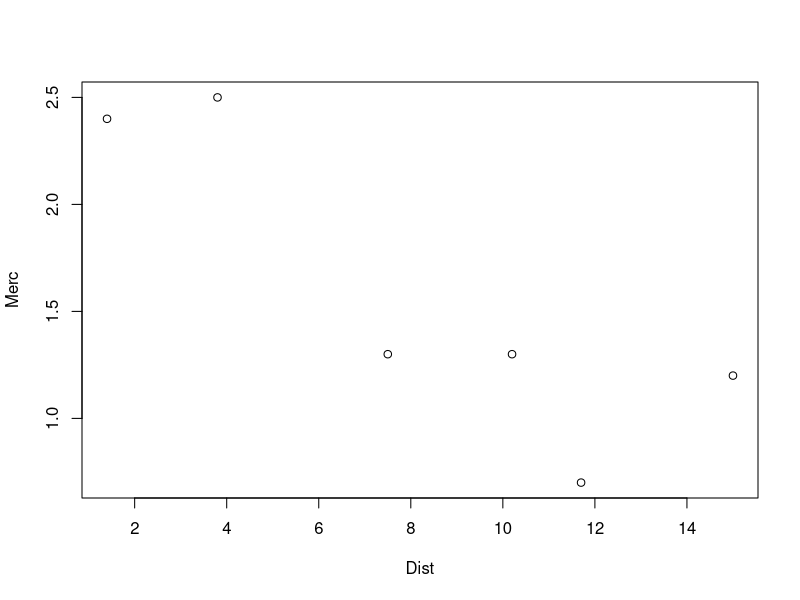
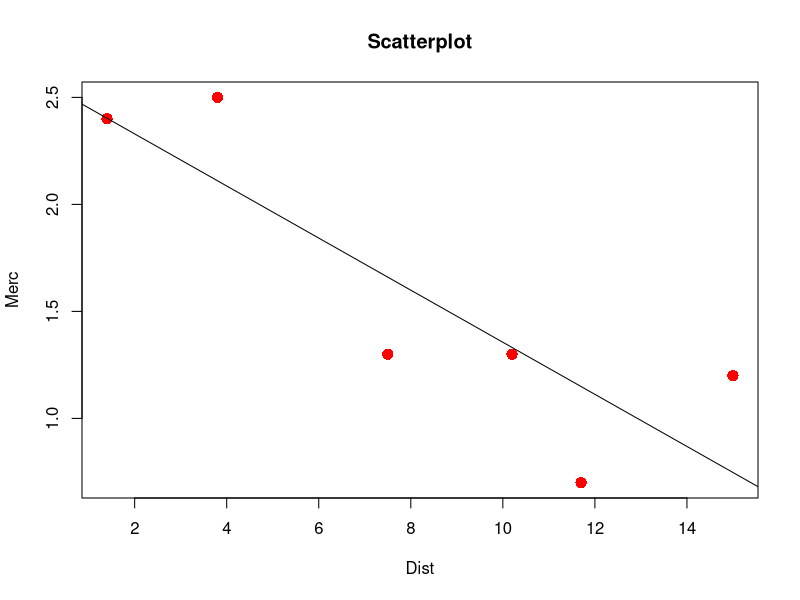

These charts were generated, in order, by the following R code: (Note: this script raises an error after producing the figures.)
# Lab A (Week 1)

X = c(0.07, 0.07,0.08,0.07,0.07,0.08,0.08,0.09,0.08)

###################

# Lab B

UVSA = c(84.63,84.38,84.08,84.41,83.82,83.90,84.17) 
NIRS = c(83.15,83.72,83.84,84.20,83.92,84.16, 84.02)

t.test(UVSA)
t.test(UVSA, conf.level = 0.95)

t.test(UVSA, conf.level = 0.99)
t.test(NIRS)
t.test(NIRS, conf.level = 0.95)
t.test(NIRS, conf.level = 0.99)

CWdiff = UVSA - NIRS

t.test(UVSA, NIRS, paired= TRUE)
###################
# Lab C
Dist = c(1.4,3.8,7.5,10.2,11.7,15.0)
Merc = c(2.4,2.5,1.3,1.3,0.7,1.2)
# compute the correlation coefficient
cor(Dist, Merc)
cor.test(Dist,Merc)
# create a scatterplot
plot(Dist, Merc)
#--------------------------------------------#
# create a linear model
myModel = lm(Merc~Dist)
summary(myModel)
coef(myModel)
# enhanced scatterplot
plot(Dist, Merc, pch=16, col='red', cex=1.5)
title('Scatterplot')
abline(coef(myModel))
#This adds a line to the scatterplot

#--------------------------------------------#
# Little Trick
# What does this line of code do?
1:5
#and this one?
(1:5)*2
Gluc = c(0,2,4,5,8,10)
Abs1 = c(0.002,0.150,0.294,0.434,0.570,0.704)


#--------------------------------------------#
Conc = c(10,15,20,25,30,0,5)
Abs2 = c(0.251,0.390,0.498,0.625,0.763,0.003,0.127)
# hint: fit a regression model
# Call it something like 'RegModel' or 'myNewModel2'
# use the commands summary(), coef() and confint()



#--------------------------------------------#
Gold = c(30,40,50,60,70,0,10,20)
Absrb= c(0.413,0.468,0.528,0.574,0.635,0.257,0.314,0.364)
lm(Absrb ~ Gold)
summary(lm(Absrb ~ Gold))
# look at summary output for asterisk signs

# Lab D

Taste = c(12.3, 20.9, 39, 47.9, 5.6, 25.9, 37.3, 21.9, 18.1, 21, 34.9, 
57.2, 0.7, 25.9, 54.9, 40.9, 15.9, 6.4, 18, 38.9, 14, 15.2, 32, 
56.7, 16.8, 11.6, 26.5, 0.7, 13.4, 5.5);
Lactic = c(0.86, 1.53, 1.57, 1.81, 0.99, 1.09, 1.29, 1.78, 1.29, 1.58, 
1.68, 1.9, 1.06, 1.3, 1.52, 1.74, 1.16, 1.49, 1.63, 1.99, 1.15, 
1.33, 1.44, 2.01, 1.31, 1.46, 1.72, 1.25, 1.08, 1.25);
H2S =c(3.135, 5.043, 5.438, 7.496, 3.807, 7.601, 8.726, 7.966, 3.85, 
4.174, 6.142, 7.908, 2.996, 4.942, 6.752, 9.588, 3.912, 4.7, 
6.174, 9.064, 4.949, 5.22, 9.242, 10.199, 3.664, 3.219, 6.962, 
3.912, 6.685, 4.787);
Acetic=c(4.543, 5.159, 5.366, 5.759, 4.663, 5.697, 5.892, 6.078, 4.898, 
5.242, 5.74, 6.446, 4.477, 5.236, 6.151, 6.365, 4.787, 5.412, 
5.247, 5.438, 4.564, 5.298, 5.455, 5.855, 5.366, 6.043, 6.458, 
5.328, 5.802, 6.176);



FitA = lm(Taste ~ Acetic); 
FitB = lm(Taste ~ H2S); 
FitC = lm(Taste ~ Lactic)

Fit1 = lm(Taste ~ Acetic + H2S); 
Fit2 = lm(Taste ~ Acetic + Lactic);
Fit3 = lm(Taste ~ H2S + Lactic);
FitAll = lm(Taste ~ Acetic + H2S + Lactic)
###################
# Lab E

Fit1 = lm(Taste ~ Acetic + H2S)
Fit2 = lm(Taste ~ Acetic + Lactic)
Fit3 = lm(Taste ~ H2S + Lactic)
FitAll = lm(Taste ~ Acetic + H2S + Lactic)

Fit2res = resid(Fit2)
# Type in "Fit2res" to get a sense of the data.

#--------------------------------------------#

# plot(Fit2)
# Hit Return after inspecting each screen

# plot(Fit2, which=c(1))
# plot(Fit2, which=c(2))
# plot(Fit2, which=c(3))
# plot(Fit2, which=c(4))
# plot(Fit2, which=c(5))
# plot(Fit2, which=c(6)) 



# cooks.distance(Fit2)

# Make it easier to read the output
# specify 6 decimal places only.

# round( cooks.distance(Fit2) ,6)


#--------------------------------------------#
library(MASS)
Fit2.rr = rlm(Taste ~ Acetic + Lactic)
summary(Fit2.rr)

Weights( Fit2.rr)

#--------------------------------------------#

ISE = c(108,12,152,3,106,11,128,12,160,128)

Grav = c(105,16,113,0,108,11,141,11,182,118)

lm(ISE ~ Grav)
summary(lm(Grav ~ ISE))
# look at summary output for asterisk signs


#--------------------------------------------#
#Standard Additions
Gold = c(30,40,50,60,70,0,10,20)
Absrb= c(0.413,0.468,0.528,0.574,0.635,0.257,0.314,0.364)
lm(Absrb ~ Gold)
summary(lm(Absrb ~ Gold))
# look at summary output for asterisk signs
###############################################
